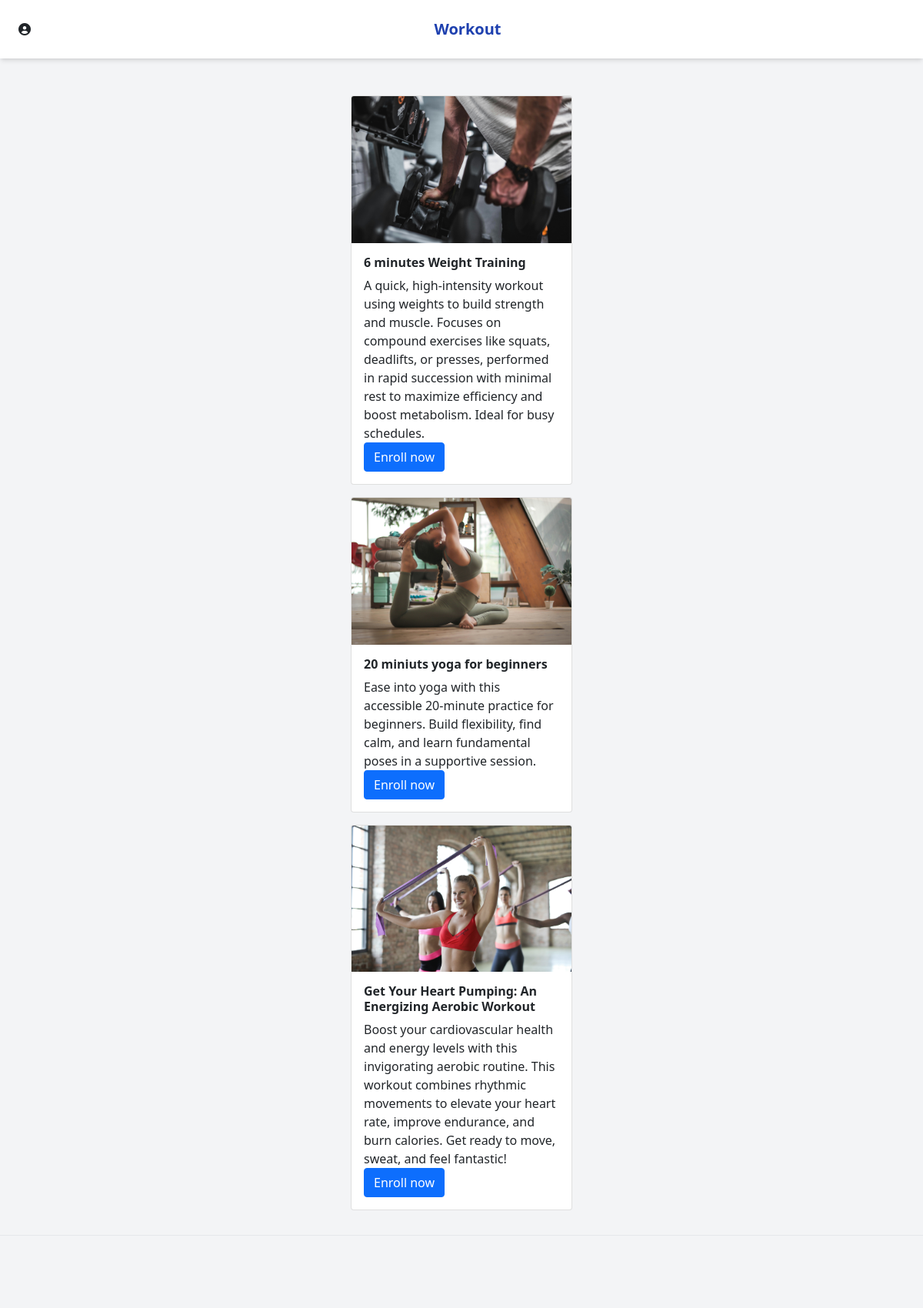
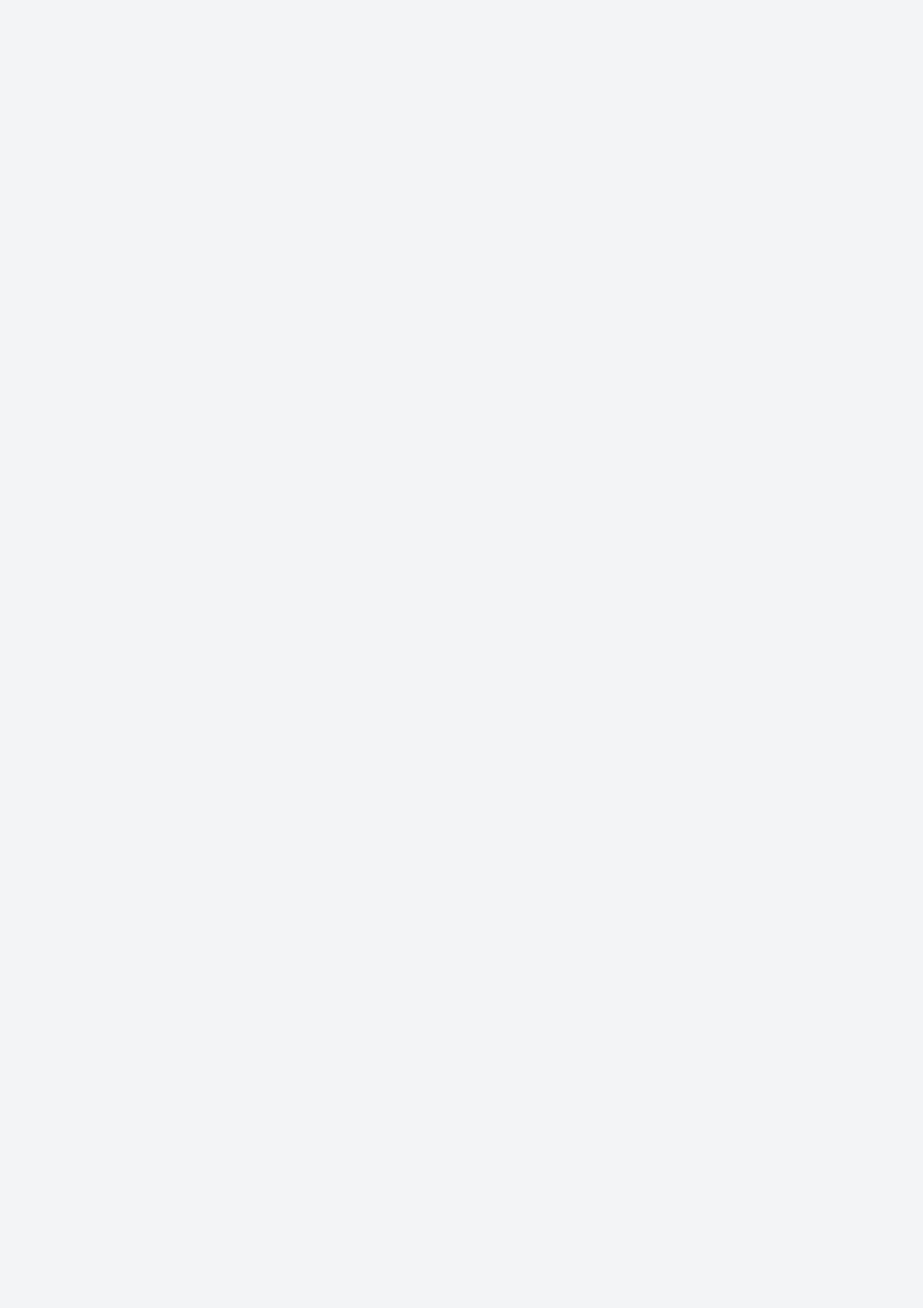
/workout/ (upper part), run on the app's committed database (2 pictures, top to bottom).
### myapp/models.py (models this page shows)
class Workout(models.Model):
    title = models.CharField(max_length=100)  # Example field
    image = models.ImageField(upload_to='', blank=True, null=True)
    description = models.CharField(max_length=300)  # Example field

### myapp/views.py (the view)
# urls.py: path('workout/', workout, name='workout'),
def workout(request):
    all_workouts = Workout.objects.all() # ดึงข้อมูลทั้งหมดจากโมเดล Workout
    return render(request, 'workout.html' ,{'all_workouts':all_workouts } )

### myapp/templates/workout.html (shortened to what this page needs)
{% extends "base.html" %}
{% block head %}Workout{% endblock %}
{% block content %}
<body class="bg-gray-100 antialiased ">
    {% for all_workout in all_workouts %}
    <div class="container mx-auto items-center justify-center flex flex-row mt-3">
        <div class="card" style="width: 18rem;">
            <img src="{{ all_workout.image.url }}" alt="{{ all_workouts.description }}" class="card-img-top">
            <div class="card-body">
                <h5 class="card-title font-bold">{{all_workout.title}}</h5>
                <p class="card-text">{{ all_workout.description }}</p>
                <a href="#" class="btn btn-primary">Enroll now</a>
            </div>
        </div>
    </div>
    {% endfor %}
</body>
{% endblock %}

### myapp/templates/base.html (shortened to what this page needs)
<!DOCTYPE html>
<html lang="en">
<head>
    <link href="https://cdnjs.cloudflare.com/ajax/libs/font-awesome/6.0.0-beta3/css/all.min.css" rel="stylesheet">
    <link href="https://cdn.jsdelivr.net/npm/bootstrap@5.0.2/dist/css/bootstrap.min.css" rel="stylesheet">
    <script src="https://cdn.tailwindcss.com"></script>
    <script src="https://unpkg.com/@tailwindcss/browser@4"></script>
    <script src="https://cdn.tailwindcss.com"></script>
</head>
<body class="bg-gray-100 font-sans">
    <nav class="bg-white shadow-md py-4 flex flex-row justify-between items-center pd-4 px-4">
        <i class="fa-solid fa-circle-user"> </i>
        <h1 class="text-xl text-blue-800 font-semibold flex-auto text-center md:text-left">{% block head %}My Website{% endblock %}</h1>
    </nav>
    <main class="py-8 flex-grow">
        <div class="container mx-auto px-4">
            {% block content %}{% endblock %}
        </div>
    </main>
    <footer class="bg-gray-100 border-t border-gray-200 py-4 text-center text-gray-600 mt-auto">
        <div class="w-full h-screen">
        </div>
    </footer>
</body>
</html>

### data on the page
Workout: image (picture), title "6 minutes Weight Training", description "A quick, high-intensity workout using weights to build strength and muscle. Focuses on compound exercises like squats, deadlifts, or presses, performed in rapid succession with minimal rest to maximize efficiency and boost metabolism. Ideal for busy schedules."
Workout: image (picture), title "20 miniuts yoga for beginners", description "Ease into yoga with this accessible 20-minute practice for beginners. Build flexibility, find calm, and learn fundamental poses in a supportive session."
Workout: image (picture), title "Get Your Heart Pumping: An Energizing Aerobic Workout", description "Boost your cardiovascular health and energy levels with this invigorating aerobic routine. This workout combines rhythmic movements to elevate your heart rate, improve endurance, and burn calories. Get ready to move, sweat, and feel fantastic!"
